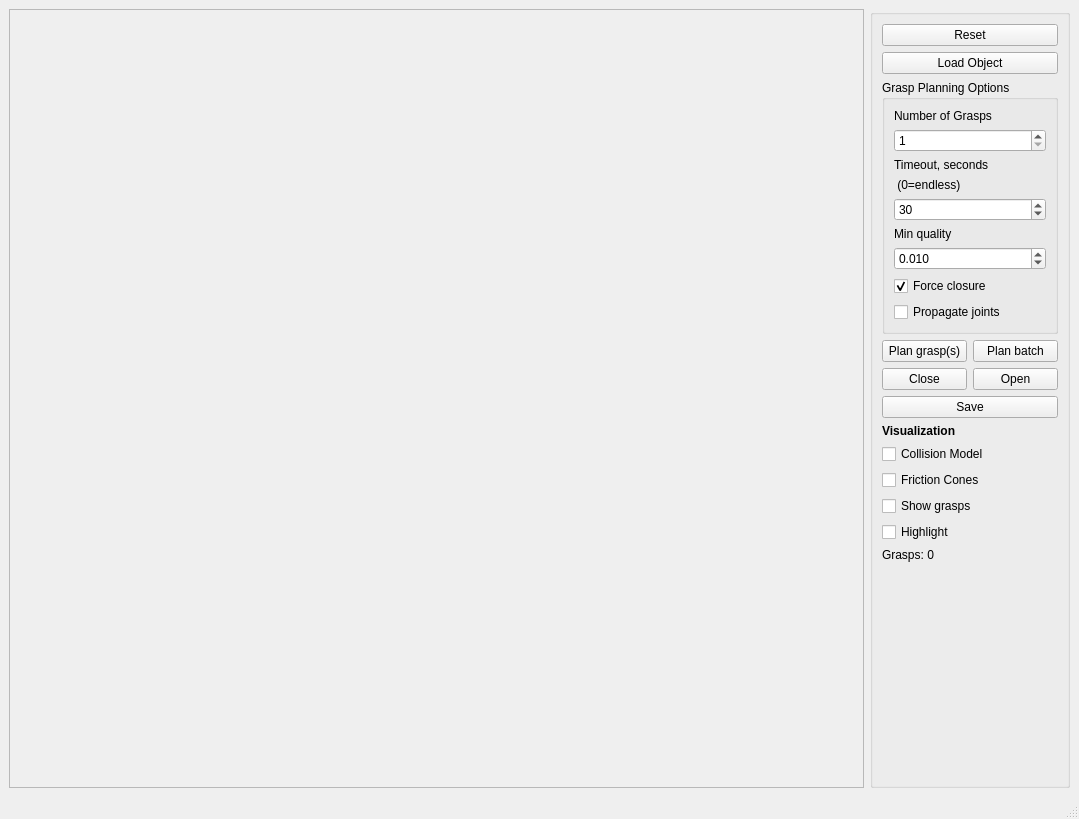
<?xml version="1.0" encoding="UTF-8"?>
<ui version="4.0">
 <class>GraspPlanner</class>
 <widget class="QMainWindow" name="GraspPlanner">
  <property name="geometry">
   <rect>
    <x>0</x>
    <y>0</y>
    <width>1079</width>
    <height>819</height>
   </rect>
  </property>
  <property name="windowTitle">
   <string>GraspStudio - GraspPlanner</string>
  </property>
  <widget class="QWidget" name="centralwidget">
   <layout class="QGridLayout" name="gridLayout">
    <item row="0" column="0">
     <widget class="QFrame" name="frameViewer">
      <property name="frameShape">
       <enum>QFrame::StyledPanel</enum>
      </property>
      <property name="frameShadow">
       <enum>QFrame::Raised</enum>
      </property>
     </widget>
    </item>
    <item row="0" column="1">
     <widget class="QGroupBox" name="groupBox">
      <property name="maximumSize">
       <size>
        <width>200</width>
        <height>16777215</height>
       </size>
      </property>
      <property name="title">
       <string/>
      </property>
      <layout class="QGridLayout" name="gridLayout_2">
       <item row="0" column="0" colspan="2">
        <widget class="QPushButton" name="pushButtonReset">
         <property name="text">
          <string>Reset</string>
         </property>
        </widget>
       </item>
       <item row="9" column="0" colspan="2">
        <widget class="QCheckBox" name="checkBoxGrasps">
         <property name="text">
          <string>Show grasps</string>
         </property>
        </widget>
       </item>
       <item row="4" column="0">
        <widget class="QPushButton" name="pushButtonClose">
         <property name="text">
          <string>Close</string>
         </property>
        </widget>
       </item>
       <item row="4" column="1">
        <widget class="QPushButton" name="pushButtonOpen">
         <property name="text">
          <string>Open</string>
         </property>
        </widget>
       </item>
       <item row="6" column="0" colspan="2">
        <widget class="QLabel" name="label_10">
         <property name="font">
          <font>
           <weight>75</weight>
           <bold>true</bold>
          </font>
         </property>
         <property name="text">
          <string>Visualization</string>
         </property>
        </widget>
       </item>
       <item row="7" column="0" colspan="2">
        <widget class="QCheckBox" name="checkBoxColModel">
         <property name="text">
          <string>Collision Model</string>
         </property>
        </widget>
       </item>
       <item row="3" column="1">
        <widget class="QPushButton" name="pushButtonPlanBatch">
         <property name="text">
          <string>Plan batch</string>
         </property>
        </widget>
       </item>
       <item row="5" column="0" colspan="2">
        <widget class="QPushButton" name="pushButtonSave">
         <property name="text">
          <string>Save</string>
         </property>
        </widget>
       </item>
       <item row="2" column="0" colspan="2">
        <widget class="QGroupBox" name="groupBox_2">
         <property name="title">
          <string>Grasp Planning Options</string>
         </property>
         <layout class="QGridLayout" name="gridLayout_3">
          <item row="0" column="0">
           <widget class="QLabel" name="label_11">
            <property name="text">
             <string>Number of Grasps</string>
            </property>
           </widget>
          </item>
          <item row="1" column="0">
           <widget class="QSpinBox" name="spinBoxGraspNumber">
            <property name="minimum">
             <number>1</number>
            </property>
            <property name="maximum">
             <number>10000000</number>
            </property>
           </widget>
          </item>
          <item row="2" column="0">
           <widget class="QLabel" name="label_12">
            <property name="text">
             <string>Timeout, seconds</string>
            </property>
           </widget>
          </item>
          <item row="3" column="0">
           <widget class="QLabel" name="label">
            <property name="text">
             <string> (0=endless)</string>
            </property>
           </widget>
          </item>
          <item row="4" column="0">
           <widget class="QSpinBox" name="spinBoxTimeOut">
            <property name="minimum">
             <number>0</number>
            </property>
            <property name="maximum">
             <number>10000000</number>
            </property>
            <property name="value">
             <number>30</number>
            </property>
           </widget>
          </item>
          <item row="5" column="0">
           <widget class="QLabel" name="label_13">
            <property name="text">
             <string>Min quality</string>
            </property>
           </widget>
          </item>
          <item row="6" column="0">
           <widget class="QDoubleSpinBox" name="doubleSpinBoxQuality">
            <property name="decimals">
             <number>3</number>
            </property>
            <property name="maximum">
             <double>1.000000000000000</double>
            </property>
            <property name="singleStep">
             <double>0.001000000000000</double>
            </property>
            <property name="value">
             <double>0.010000000000000</double>
            </property>
           </widget>
          </item>
          <item row="7" column="0">
           <widget class="QCheckBox" name="checkBoxFoceClosure">
            <property name="text">
             <string>Force closure</string>
            </property>
            <property name="checked">
             <bool>true</bool>
            </property>
           </widget>
          </item>
          <item row="8" column="0">
           <widget class="QCheckBox" name="checkBoxPropagateJointValues">
            <property name="toolTip">
             <string>This might lead to infinite loops</string>
            </property>
            <property name="text">
             <string>Propagate joints</string>
            </property>
           </widget>
          </item>
         </layout>
        </widget>
       </item>
       <item row="3" column="0">
        <widget class="QPushButton" name="pushButtonPlan">
         <property name="text">
          <string>Plan grasp(s)</string>
         </property>
        </widget>
       </item>
       <item row="8" column="0" colspan="2">
        <widget class="QCheckBox" name="checkBoxCones">
         <property name="text">
          <string>Friction Cones</string>
         </property>
        </widget>
       </item>
       <item row="10" column="0" colspan="2">
        <widget class="QCheckBox" name="checkBoxHighlight">
         <property name="text">
          <string>Highlight</string>
         </property>
        </widget>
       </item>
       <item row="11" column="0" colspan="2">
        <widget class="QLabel" name="labelInfo">
         <property name="text">
          <string>Grasps: 0</string>
         </property>
         <property name="alignment">
          <set>Qt::AlignLeading|Qt::AlignLeft|Qt::AlignTop</set>
         </property>
        </widget>
       </item>
       <item row="12" column="0">
        <spacer name="verticalSpacer">
         <property name="orientation">
          <enum>Qt::Vertical</enum>
         </property>
         <property name="sizeHint" stdset="0">
          <size>
           <width>20</width>
           <height>40</height>
          </size>
         </property>
        </spacer>
       </item>
       <item row="1" column="0" colspan="2">
        <widget class="QPushButton" name="pushButtonLoadObject">
         <property name="text">
          <string>Load Object</string>
         </property>
        </widget>
       </item>
      </layout>
     </widget>
    </item>
   </layout>
  </widget>
  <widget class="QMenuBar" name="menubar">
   <property name="geometry">
    <rect>
     <x>0</x>
     <y>0</y>
     <width>1079</width>
     <height>20</height>
    </rect>
   </property>
  </widget>
  <widget class="QStatusBar" name="statusbar"/>
 </widget>
 <resources/>
 <connections/>
</ui>
